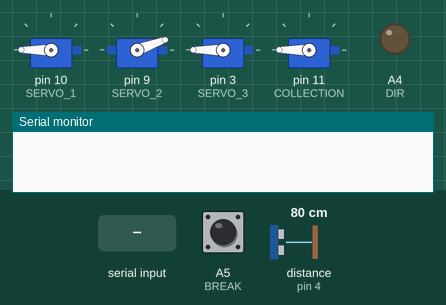
Simulated run of this sketch. Board: Arduino Nano, built with avr-gcc and run on an emulated ATmega328P. Shown: 4 × servo, output pins drawn as LEDs (lit = HIGH), the last lines printed to the serial monitor. Inputs (shaded band) come from the test bench; at power-on: A5 (BREAK) HIGH, distance to the obstacle (sensor on pin 4) 80 cm. The echo pulse lasts 58.3 µs per cm; pins used as bus, display or sensor lines are not drawn.

Above: at 1.2 s.
1.3 s: byte 104 (CF) received over Serial
At 2.3 s:
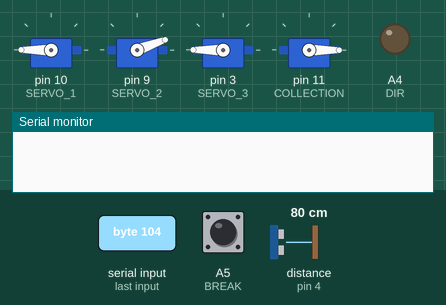
At 7.0 s:
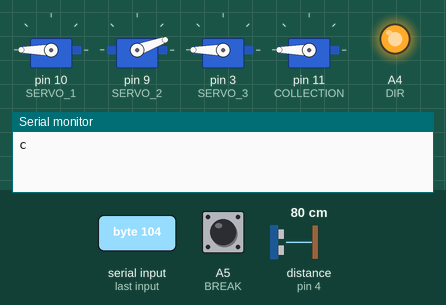
7.3 s: byte 97 (S1) received over Serial
10.3 s: byte 98 (S2) received over Serial
At 13.2 s:
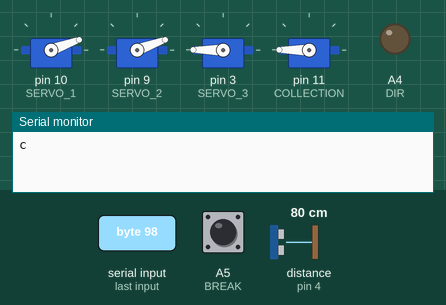
13.3 s: byte 99 (S3) received over Serial
At 16.2 s:
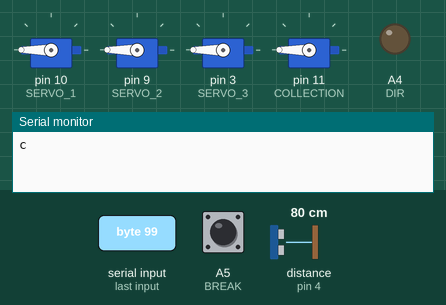
16.3 s: byte 103 (RF) received over Serial
19.3 s: byte 100 (D1) received over Serial
Timing chart, 0 to 26.6 s (numbered marks = the images above; inputs shaded):
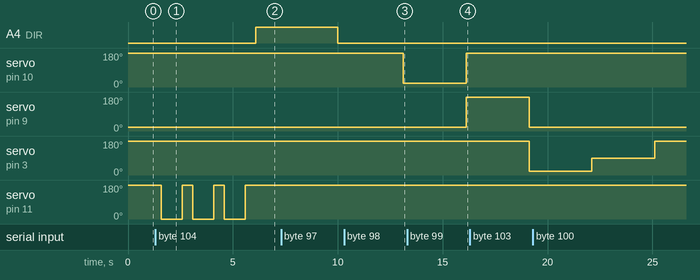

Measured:
- after the input at 1.3 s, A4 (DIR): LOW → HIGH after 4.8 s; servo on pin 11 (COLLECTION): alternates 180° for 0.50 s and 0° for 1.0 s, starting after 0.30 s

The sketch:

arduinoComms.ino
```cpp
#include <Servo.h>
#include <HCSR04.h>

// open and close angles
#define OPEN 20
#define CLOSE 180

#define COLLECT 0
#define NOT_COLLECT 180

// servo pins
#define SERVO_1 10
#define SERVO_2 9
#define SERVO_3 3
#define COLLECTION 11

// distance sensor pins
#define TRIG_1 2
#define TRIG_2 5
#define TRIG_3 7

#define ECHO_1 4
#define ECHO_2 6
#define ECHO_3 8

// stepper pins
#define FR_STEP A0
#define FL_STEP A1
#define BR_STEP A2
#define BL_STEP A3
#define DIR A4
#define ENABLE A6

// breakbeam pin
#define BREAK A5


#define UNBROKEN 1

#define ELEVATOR_STEPS 1450
#define DROP_STEPS 225

#define GOOD 'c'
#define BAD 'n'

// cases
#define S1 'a'
#define S2 'b'
#define S3 'c'
#define D1 'd'
#define D2 'e'
#define D3 'f'
#define RF 'g'
#define CF 'h'
#define CB 'i'
#define CL 'j'
#define CR 'k'
#define RAISE 'l'
#define LOWER 'm'

char incomingChar = 0;
double distance = 0;

// declare servos
Servo Servo1;
Servo Servo2;
Servo Servo3;
Servo Collection;

// declare sensors
UltraSonicDistanceSensor Sensor1(TRIG_1,ECHO_1);
UltraSonicDistanceSensor Sensor2(TRIG_2,ECHO_2);
UltraSonicDistanceSensor Sensor3(TRIG_3,ECHO_3);

void up(void);
void down(void);
void downFull(void);
void dropFront(void);
void dropBack(void);
void dropLeft(void);
void dropRight(void);
void upSome(void);

void setup()
{
  // set up serial port
  Serial.begin(9600);

  // pinmodes for stepper
  pinMode(FR_STEP, OUTPUT);
  pinMode(FL_STEP, OUTPUT);
  pinMode(BR_STEP, OUTPUT);
  pinMode(BL_STEP, OUTPUT);
  pinMode(DIR, OUTPUT);
  pinMode(BREAK, INPUT_PULLUP);
  pinMode(ENABLE, OUTPUT);
  digitalWrite(ENABLE,HIGH);


  // set up servo pins
  Servo1.attach(SERVO_1);
  Servo2.attach(SERVO_2);
  Servo3.attach(SERVO_3);
  Collection.attach(COLLECTION);

  Servo1.write(CLOSE);
  Servo2.write(OPEN);
  Servo3.write(CLOSE);
  Collection.write(NOT_COLLECT);
}

void loop()
{
  int i;

  if (Serial.available() >0)
  {
    // read character
    incomingChar = Serial.read();

    switch (incomingChar)
    {
        case S1:
          // move servo 1
          Servo1.write(OPEN);
          delay(3000);
          Servo1.write(CLOSE);
          break;
        case S2:
          // move servo 2
          Servo2.write(CLOSE);
          delay(3000);
          Servo2.write(OPEN);
          break;
        case S3:
          // move servo 3
          Servo3.write(OPEN);
          delay(3000);
          Servo3.write(CLOSE);
          break;
        case D1:
          // read distance sensor 1
          distance = Sensor1.measureDistanceCm();
          Serial.println(distance);
          break;
        case D2:
          // read distance sensor 2
          distance = Sensor2.measureDistanceCm();
          Serial.println(distance);
          break;
        case D3:
          // read distance sensor 3
          distance = Sensor3.measureDistanceCm();
          Serial.println(distance);
          break;
        case RF:
          // raise flag
          Servo3.write(90);
          delay(3000);
          Servo3.write(CLOSE);
          break;


        case CF:
          // Collect Front
          downFull();
          for (i = 0; (i < 3) && (digitalRead(BREAK) == UNBROKEN); i ++)
          {
            Collection.write(COLLECT);
            delay(1000);
            Collection.write(NOT_COLLECT);
            delay(500);
          }
          digitalWrite(ENABLE,LOW);
          Serial.println(GOOD);

          up();
          dropFront();
          down();
          digitalWrite(ENABLE,HIGH);
          break;
        case CB:
          // Collect Back
          downFull();
          for (i = 0; (i < 3) && (digitalRead(BREAK) == UNBROKEN); i ++)
          {
            Collection.write(COLLECT);
            delay(1000);
            Collection.write(NOT_COLLECT);
            delay(500);
          }
          digitalWrite(ENABLE,LOW);
          Serial.println(GOOD);

          up();
          dropBack();
          down();
          digitalWrite(ENABLE,HIGH);
          break;
        case CL:
          // Collect Left
          downFull();
          for (i = 0; (i < 3) && (digitalRead(BREAK) == UNBROKEN); i ++)
          {
            Collection.write(COLLECT);
            delay(1000);
            Collection.write(NOT_COLLECT);
            delay(500);
          }
          digitalWrite(ENABLE,LOW);
          Serial.println(GOOD);

          up();
          dropLeft();
          down();
          digitalWrite(ENABLE,HIGH);
          break;
        case CR:
          // Collect Right
          downFull();
          for (i = 0; (i < 3) && (digitalRead(BREAK) == UNBROKEN); i ++)
          {
            Collection.write(COLLECT);
            delay(1000);
            Collection.write(NOT_COLLECT);
            delay(500);
          }
          digitalWrite(ENABLE,LOW);
          Serial.println(GOOD);

          up();
          dropRight();
          down();
          digitalWrite(ENABLE,HIGH);
          break;
       case RAISE:
          downFull();
          up();
          break;
       case LOWER:
          down();
          break;
    }
    distance = 0;
  }
}

void up()
{
  int i;
  digitalWrite(DIR,HIGH);
  for (i = 0; i < ELEVATOR_STEPS; i++)
  {
    digitalWrite(BR_STEP,HIGH);
    digitalWrite(BL_STEP,HIGH);
    digitalWrite(FR_STEP,HIGH);
    digitalWrite(FL_STEP,HIGH);
    delay(1);
    digitalWrite(BR_STEP,LOW);
    digitalWrite(BL_STEP,LOW);
    digitalWrite(FR_STEP,LOW);
    digitalWrite(FL_STEP,LOW);
    delay(1);
  }
}

void down(void)
{
  int i;
  digitalWrite(DIR,LOW);
  for (i = 0; i < 9*ELEVATOR_STEPS/10; i++)
  {
    digitalWrite(BR_STEP,HIGH);
    digitalWrite(BL_STEP,HIGH);
    digitalWrite(FR_STEP,HIGH);
    digitalWrite(FL_STEP,HIGH);
    delay(1);
    digitalWrite(BR_STEP,LOW);
    digitalWrite(BL_STEP,LOW);
    digitalWrite(FR_STEP,LOW);
    digitalWrite(FL_STEP,LOW);
    delay(1);
  }
}

void downFull(void)
{
  int i;
  digitalWrite(DIR,LOW);
  for (i = 0; i < (ELEVATOR_STEPS - 9*ELEVATOR_STEPS/10); i++)
  {
    digitalWrite(BR_STEP,HIGH);
    digitalWrite(BL_STEP,HIGH);
    digitalWrite(FR_STEP,HIGH);
    digitalWrite(FL_STEP,HIGH);
    delay(1);
    digitalWrite(BR_STEP,LOW);
    digitalWrite(BL_STEP,LOW);
    digitalWrite(FR_STEP,LOW);
    digitalWrite(FL_STEP,LOW);
    delay(1);
  }
}

void dropFront(void)
{
  int i;
  digitalWrite(DIR,HIGH);
  for (i = 0; i < DROP_STEPS; i++)
  {
    digitalWrite(BR_STEP,HIGH);
    digitalWrite(BL_STEP,HIGH);
    delay(1);
    digitalWrite(BR_STEP,LOW);
    digitalWrite(BL_STEP,LOW);
    delay(1);
  }
  delay(500);
  digitalWrite(DIR,LOW);
  for (i = 0; i < DROP_STEPS; i++)
  {
    digitalWrite(BR_STEP,HIGH);
    digitalWrite(BL_STEP,HIGH);
    delay(1);
    digitalWrite(BR_STEP,LOW);
    digitalWrite(BL_STEP,LOW);
    delay(1);
  }
}

void dropBack(void)
{
  int i;
  digitalWrite(DIR,HIGH);
  for (i = 0; i < DROP_STEPS; i++)
  {
    digitalWrite(FR_STEP,HIGH);
    digitalWrite(FL_STEP,HIGH);
    delay(1);
    digitalWrite(FR_STEP,LOW);
    digitalWrite(FL_STEP,LOW);
    delay(1);
  }
  delay(500);
  digitalWrite(DIR,LOW);
  for (i = 0; i < DROP_STEPS; i++)
  {
    digitalWrite(FR_STEP,HIGH);
    digitalWrite(FL_STEP,HIGH);
    delay(1);
    digitalWrite(FR_STEP,LOW);
    digitalWrite(FL_STEP,LOW);
    delay(1);
  }
}

void dropLeft(void)
{
  int i;
  digitalWrite(DIR,HIGH);
  for (i = 0; i < DROP_STEPS; i++)
  {
    digitalWrite(BR_STEP,HIGH);
    digitalWrite(FR_STEP,HIGH);
    delay(1);
    digitalWrite(BR_STEP,LOW);
    digitalWrite(FR_STEP,LOW);
    delay(1);
  }
  delay(500);
  digitalWrite(DIR,LOW);
  for (i = 0; i < DROP_STEPS; i++)
  {
    digitalWrite(BR_STEP,HIGH);
    digitalWrite(FR_STEP,HIGH);
    delay(1);
    digitalWrite(BR_STEP,LOW);
    digitalWrite(FR_STEP,LOW);
    delay(1);
  }
}

void dropRight(void)
{
  int i;
  digitalWrite(DIR,HIGH);
  for (i = 0; i < DROP_STEPS; i++)
  {
    digitalWrite(FL_STEP,HIGH);
    digitalWrite(BL_STEP,HIGH);
    delay(1);
    digitalWrite(FL_STEP,LOW);
    digitalWrite(BL_STEP,LOW);
    delay(1);
  }
  delay(500);
  digitalWrite(DIR,LOW);
  for (i = 0; i < DROP_STEPS; i++)
  {
    digitalWrite(FL_STEP,HIGH);
    digitalWrite(BL_STEP,HIGH);
    delay(1);
    digitalWrite(FL_STEP,LOW);
    digitalWrite(BL_STEP,LOW);
    delay(1);
  }
}

void upSome(void)
{
  int i;
  digitalWrite(DIR,HIGH);
  for (i = 0; i < (ELEVATOR_STEPS - 9*ELEVATOR_STEPS/10); i++)
  {
    digitalWrite(BR_STEP,HIGH);
    digitalWrite(BL_STEP,HIGH);
    digitalWrite(FR_STEP,HIGH);
    digitalWrite(FL_STEP,HIGH);
    delay(1);
    digitalWrite(BR_STEP,LOW);
    digitalWrite(BL_STEP,LOW);
    digitalWrite(FR_STEP,LOW);
    digitalWrite(FL_STEP,LOW);
    delay(1);
  }
}
```
